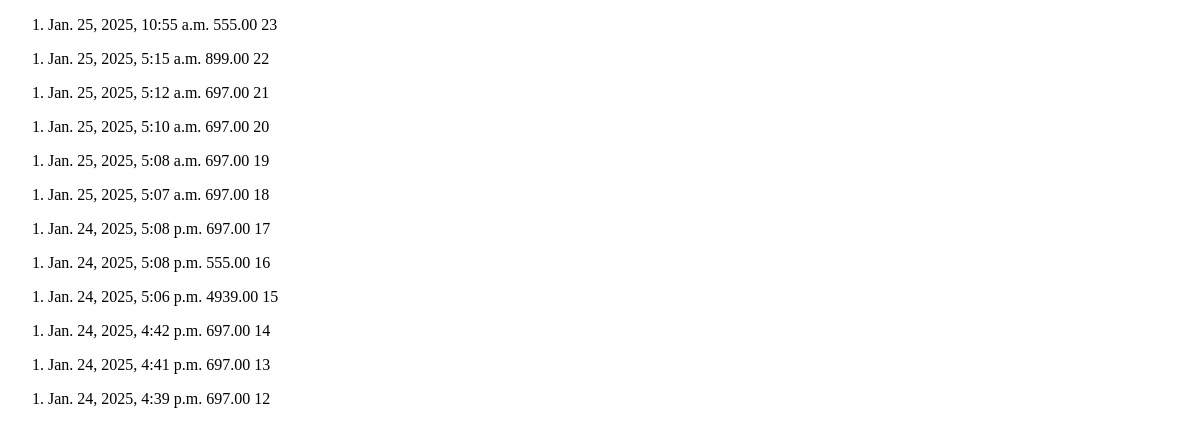
The page /orderlist/ (signed in) on the database as committed earlier.
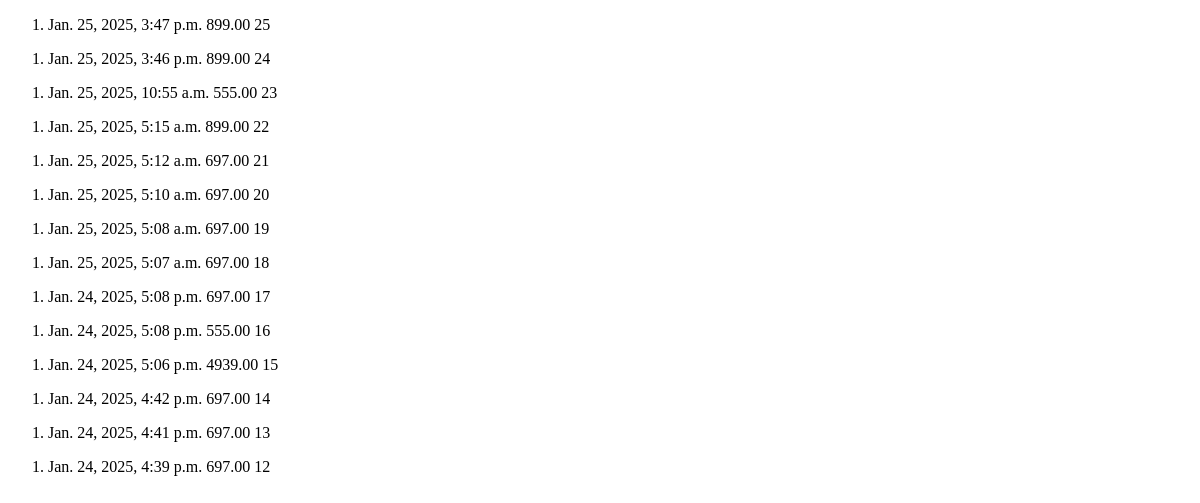
The same page on the database as committed later.
### app/models.py (models this page shows, shortened)
class Order(models.Model):
    user = models.ForeignKey(User, on_delete=models.CASCADE, blank=True, null=True, related_name='orders')
    cart = models.ForeignKey(Cart, on_delete=models.SET_NULL, blank=True, null=True, related_name='orders')
    total = models.DecimalField(max_digits=10, decimal_places=2, default=0.00)
    address = models.TextField()
    created_at = models.DateTimeField(auto_now_add=True)
    updated_at = models.DateTimeField(auto_now=True)
    status = models.CharField(
        max_length=50,
        choices=[
            ('Pending', 'Pending'),
            ('Processing', 'Processing'),
            ('Shipped', 'Shipped'),
            ('Delivered', 'Delivered'),
            ('Cancelled', 'Cancelled'),
        ],
        default='Pending',
    )

### app/views.py (the view)
# urls.py: path('orderlist/',order_list,name="order_list"),
def order_list(request):
    orders = Order.objects.filter(user=request.user).order_by('-created_at')
    return render(request, 'html/order_list.html', {'orders': orders})

### templates/html/order_list.html (shortened to what this page needs)
<!DOCTYPE html>
<html lang="en">
<head>
</head>
<body>
    {% for order in orders %}
    <ol>
        <li>
            {{order.created_at}}
             {{order.total}}
             {{order.id}}
        </li>
    </ol>
    {% endfor %}
</body>
</html>

Rows that differ between the two databases and show on the page:
added Order: created_at "Jan. 25, 2025, 3:47 p.m.", total "899.00", id "25"
added Order: created_at "Jan. 25, 2025, 3:46 p.m.", total "899.00", id "24"
